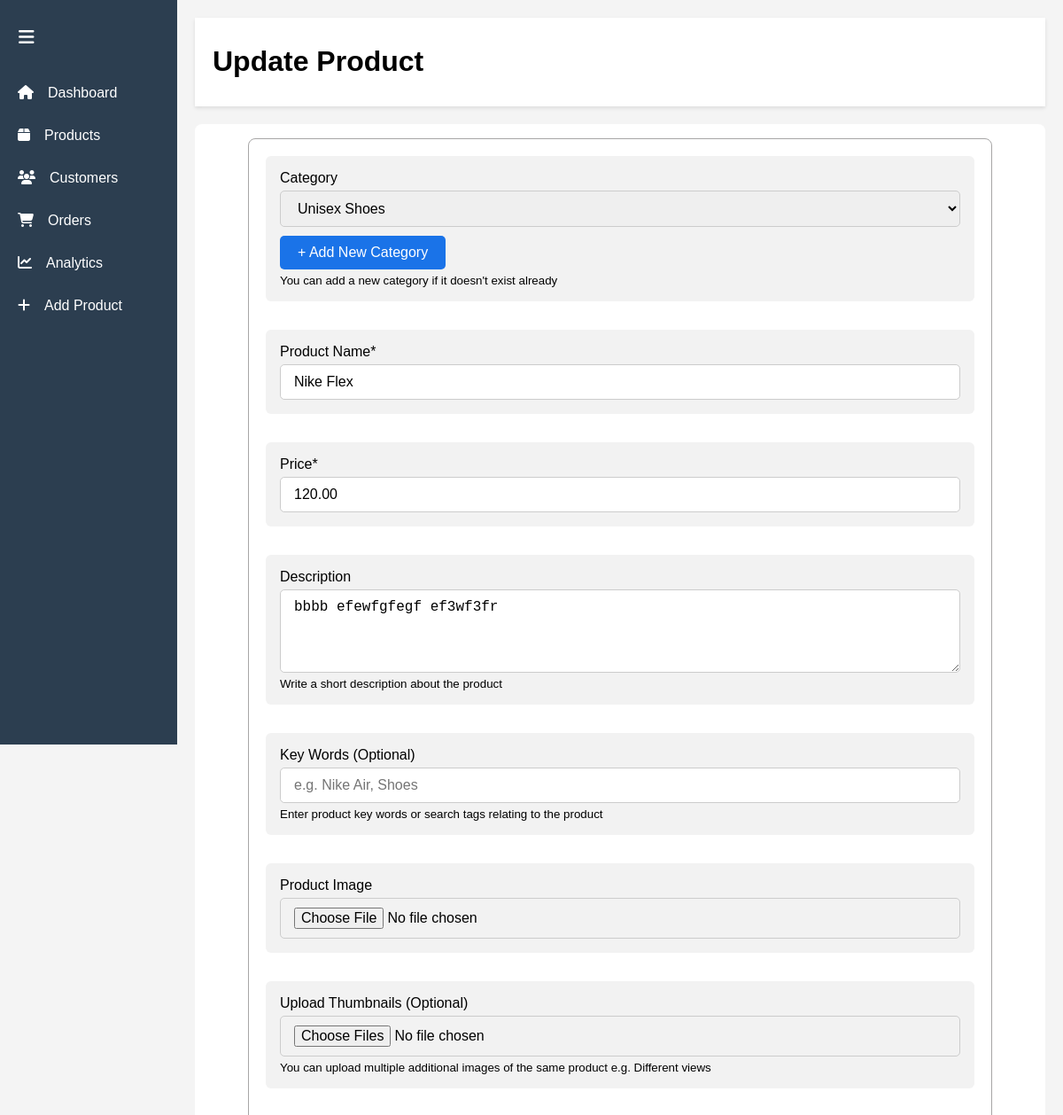
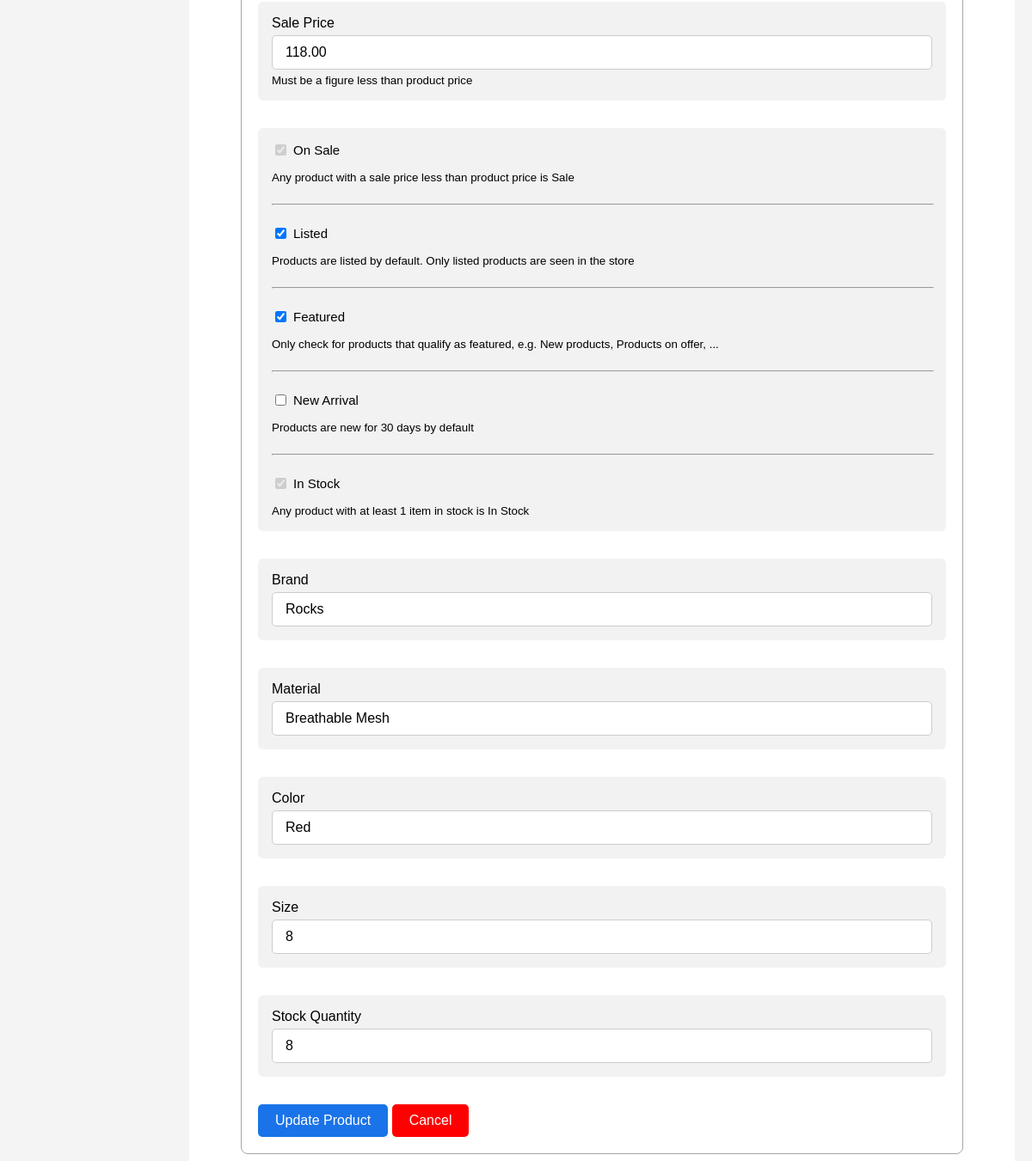
Page /myadmin/product/update/nike-flex/ on the committed database (2 pictures, top to bottom).
### store/models.py (models this page shows, shortened)
class Product(models.Model):
    category = models.ForeignKey(Category, on_delete=models.CASCADE, related_name='products', blank=True, null=True)
    name = models.CharField(max_length=255, verbose_name='Product Name')
    slug = models.SlugField(unique=True, blank=True)
    price = models.DecimalField(max_digits=12, decimal_places=2)
    image =  models.ImageField(upload_to='uploads/products', null=True, blank=True)
    description = models.TextField(verbose_name='Product Description', blank=True, null=True)
    key_words = models.CharField(max_length=255, blank=True, null=True)
    is_sale = models.BooleanField(default=False)
    sale_price = models.DecimalField(max_digits=12, decimal_places=2, null=True, blank=True)
    discount = models.DecimalField(default=0, max_digits=9, decimal_places=2, null=True, blank=True)
    percentage_discount = models.DecimalField(default=0, max_digits=5, decimal_places=0, null=True, blank=True)
    is_listed = models.BooleanField(default=True)
    is_featured = models.BooleanField(default=False)
    is_new = models.BooleanField(default=True)
    in_stock = models.BooleanField(default=True)
    stock_quantity = models.IntegerField(default=1)
    brand = models.CharField(max_length=255, blank=True, null=True)
    material = models.CharField(max_length=255, blank=True, null=True)
    color = models.CharField(max_length=255, blank=True)
    size = models.CharField(max_length=255, blank=True)
    created_at = models.DateTimeField(auto_now_add=True)

### myadmin/views.py (the view)
# urls.py: path('product/update/<str:slug>/', views.update_product, name='update_product'),
def update_product(request, slug):
    product = get_object_or_404(Product, slug=slug)
    if request.method == 'POST':
        form = ProductForm(request.POST, request.FILES, instance=product)
        thumbnails = request.FILES.getlist('thumbnails')
        if form.is_valid():
            product = form.save()  # Save the updated product info
            for thumb in thumbnails:
                Thumbnail.objects.create(product=product, thumbnail=thumb)
            return redirect('stock_management')
    else:
        form = ProductForm(instance=product)
    category_form = CategoryForm()  # for the popup modal
    context = {
        'form': form,
        'category_form': category_form,
        'product': product,
    }
    return render(request, 'myadmin/forms/update-product.html', context)

### myadmin/forms.py
class ProductForm(forms.ModelForm):
    class Meta:
        model = Product
        fields = [
            'category', 'name', 'price', 'sale_price', 'description', 'key_words',
            'image', 'stock_quantity', 'brand', 'material', 'color', 'size',
            'is_listed', 'is_featured', 'is_new'
        ]
        widgets = {
            'description': forms.Textarea(attrs={'rows': 4}),
            'color': forms.TextInput(attrs={'placeholder': 'e.g. Black, White'}),
            'size': forms.TextInput(attrs={'placeholder': 'e.g. M, L, XL'}),
        }

class CategoryForm(forms.ModelForm):
    parent = TreeNodeChoiceField(queryset=Category.objects.all(), required=False)
    class Meta:
        model = Category
        fields = [
            'name', 'parent', 'key_words', 'description', 'image'
        ]
        widgets = {
            'description': forms.Textarea(attrs={'rows': 3}),
        }

### cart/context_processors.py (called while the page is built)
def cart(request):
    return {'cart': Cart(request)}

### main/context_processors.py (called while the page is built)
def categories_processor(request):
    categories = Category.objects.filter(parent__isnull=True).prefetch_related("children")
    return {'categories': categories,}

def brand_list(request):
    brand_list = (
        Product.objects.filter(is_listed=True)
        .exclude(brand__isnull=True)
        .exclude(brand__exact='')
        .values_list('brand', flat=True)
        .distinct()
        .order_by('brand')
    )
    return {
        'brand_list': brand_list
    }

### store/models.py (called while the page is built)
    def get_full_path(self):
        ancestors = self.get_ancestors(include_self=True)
        return " > ".join([category.name for category in ancestors])

### users/templatetags/active_class_tags.py (called while the page is built)
@register.simple_tag(takes_context=True)
def admin_active_class(context, *view_names):
    current_view = context.request.resolver_match.view_name
    if current_view in view_names:
        return "admin-active-sidebar"
    return ""

### myadmin/templates/myadmin/forms/update-product.html (shortened to what this page needs)
{% extends 'myadmin/partials/base.html' %}
{% block content %}
<header class="topbar">
    <h1>Update Product</h1>
</header>
<div class="add-product-form-container">
<form method="POST" action="{% url 'update_product' product.slug %}" enctype="multipart/form-data" class="custom-form">
    <div class="form-group">
        <label for="category">Category</label>
        <select name="category" id="category" class="custom-input">
            {% for category in form.category.field.queryset %}
            <option value="{{ category.id }}" {% if category.id == form.category.value %} selected {% endif %}>
                {{ category.get_full_path }}
            </option>
            {% endfor %}
        </select>
        <button type="button" onclick="openCategoryModal()" class="add-new-category-button">
            + Add New Category
        </button>
        <small>You can add a new category if it doesn't exist already</small>
    </div>
    <div class="form-group">
        <label for="name">Product Name*</label>
        <input type="text" name="name" id="name" class="custom-input" value="{{ form.name.value|default_if_none:'' }}"
            placeholder="e.g. Nike Air">
    </div>
    <div class="form-group">
        <label for="price">Price*</label>
        <input type="number" step="0.01" name="price" id="price" class="custom-input"
            value="{{ form.price.value|default_if_none:'' }}" placeholder="0.00">
    </div>
    <div class="form-group">
        <label for="description">Description</label>
        <textarea name="description" id="description" class="custom-input" rows="4"
        placeholder="e.g. A comfortable shoes ...">{{form.description.value|default_if_none:'' }}</textarea>
        <small>Write a short description about the product</small>
    </div>
    <div class="form-group">
        <label for="name">Key Words (Optional) </label>
        <input type="text" name="key_words" id="key_words" class="custom-input"
            value="{{ form.key_words.value|default_if_none:'' }}" placeholder="e.g. Nike Air, Shoes">
        <small>Enter product key words or search tags relating to the product</small>
    </div>
    <div class="form-group">
        <label for="image">Product Image</label>
        <input type="file" name="image" id="image" class="custom-input-file">
    </div>
    <div class="form-group">
        <label for="thumbnails">Upload Thumbnails (Optional)</label>
        <input type="file" name="thumbnails" id="thumbnails" class="custom-input-file" multiple>
        <small>You can upload multiple additional images of the same product e.g. Different views</small>
    </div>
    <div class="form-group">
        <label for="sale_price">Sale Price</label>
        <input type="number" step="0.01" name="sale_price" id="sale_price" class="custom-input"
            value="{{ form.sale_price.value|default_if_none:'' }}" placeholder="0.00">
        <small>Must be a figure less than product price</small>
    </div>
    <div class="form-group checkbox-group">
        <label><input type="checkbox" name="is_sale" {% if product.is_sale %} checked {% endif %} disabled>
            On Sale</label>
        <small>Any product with a sale price less than product price is Sale</small>
        <hr style="width: 100%;">
        <label><input type="checkbox" name="is_listed" {% if product.is_listed %}checked{% endif %}>
            Listed</label>
        <small>Products are listed by default. Only listed products are seen in the store</small>
        <hr style="width: 100%;">
        <label><input type="checkbox" name="is_featured" {% if product.is_featured %}checked{% endif %}>
            Featured</label>
        <small>Only check for products that qualify as featured, e.g. New products, Products on offer, ...</small>
        <hr style="width: 100%;">
        <label><input type="checkbox" name="is_new" {% if product.is_new %}checked{% endif %}> New
            Arrival</label>
        <small>Products are new for 30 days by default</small>
        <hr style="width: 100%;">
        <label><input type="checkbox" name="in_stock" {% if product.in_stock %}checked{% endif %} disabled> In
            Stock</label>
        <small>Any product with at least 1 item in stock is In Stock</small>
    </div>
    <div class="form-group">
        <label for="brand">Brand</label>
        <input type="text" name="brand" id="brand" class="custom-input"
            value="{{ form.brand.value|default_if_none:'' }}" placeholder="e.g. Nike, Adidas">
    </div>
    <div class="form-group">
        <label for="material">Material</label>
        <input type="text" name="material" id="material" class="custom-input"
            value="{{ form.material.value|default_if_none:'' }}" placeholder="e.g. Leather, Rubber">
    </div>
    <div class="form-group">
        <label for="color">Color</label>
        <input type="text" name="color" id="color" class="custom-input"
            value="{{ form.color.value|default_if_none:'' }}" placeholder='e.g. Black, White'>
    </div>
    <div class="form-group">
        <label for="size">Size</label>
        <input type="text" name="size" id="size" class="custom-input" value="{{ form.size.value|default_if_none:'' }}"
            placeholder="e.g. M, L, XL">
    </div>
    <div class="form-group">
        <label for="stock_quantity">Stock Quantity</label>
        <input type="number" name="stock_quantity" id="stock_quantity" class="custom-input"
            value="{{ form.stock_quantity.value|default_if_none:'' }}">
    </div>
    <button type="submit" class="submit-btn">Update Product</button>
    <button type="button" class="cancel-btn"><a href="{% url 'stock_management' %}">Cancel</a></button>
</form>
</div>
{% endblock content %}

### myadmin/templates/myadmin/forms/update-product.html (style rules this page uses)
.add-product-form-container { background-color: white; border-radius: 8px; padding: 1em; }
.custom-form { max-width: 800px; margin: auto; padding: 1.2em; border-radius: 8px; border: 1px solid rgb(167, 166, 166); }
.form-group { margin-bottom: 2em; display: flex; flex-direction: column; gap: 5px; padding: 1em; background-color: #cccccc40; border-radius: 6px; }
.custom-input, .custom-input-file, select.custom-input, textarea.custom-input { padding: 10px 15px; border: 1px solid #ccc; border-radius: 5px; font-size: 1rem; transition: border-color 0.3s; }
.add-new-category-button { background-color: #1a73e8; color: #fff; padding: 10px 20px; border: none; border-radius: 5px; font-size: 16px; cursor: pointer; transition: background-color 0.3s; width: fit-content; margin-top: 5px; }
.submit-btn { background-color: #1a73e8; color: #fff; padding: 10px 20px; border: none; border-radius: 5px; font-size: 16px; cursor: pointer; transition: background-color 0.3s; }
.cancel-btn { background-color: red; padding: 10px 20px; border: none; border-radius: 5px; cursor: pointer; transition: background-color 0.3s; }
.cancel-btn a { text-decoration: none; color: #fff; font-size: 16px; }
.checkbox-group { display: flex; flex-wrap: wrap; gap: 15px; }
.checkbox-group label { display: flex; align-items: center; gap: 5px; font-size: 15px; }

### myadmin/templates/myadmin/partials/base.html (style rules this page uses)
body { margin: 0; font-family: Arial, sans-serif; background: #f4f4f4; }
.topbar { background: #fff; padding: 10px 20px; margin-bottom: 20px; box-shadow: 0 2px 4px rgba(0, 0, 0, 0.1); }

### rows in the picture
Product: name "Nike Flex", price "120.00", description "bbbb efewfgfegf ef3wf3fr", sale_price "118.00", is_sale "☑", is_listed "☑", is_featured "☑", in_stock "☑", brand "Rocks", material "Breathable Mesh", color "Red"

### other values in the picture
form field category "Unisex Shoes"
